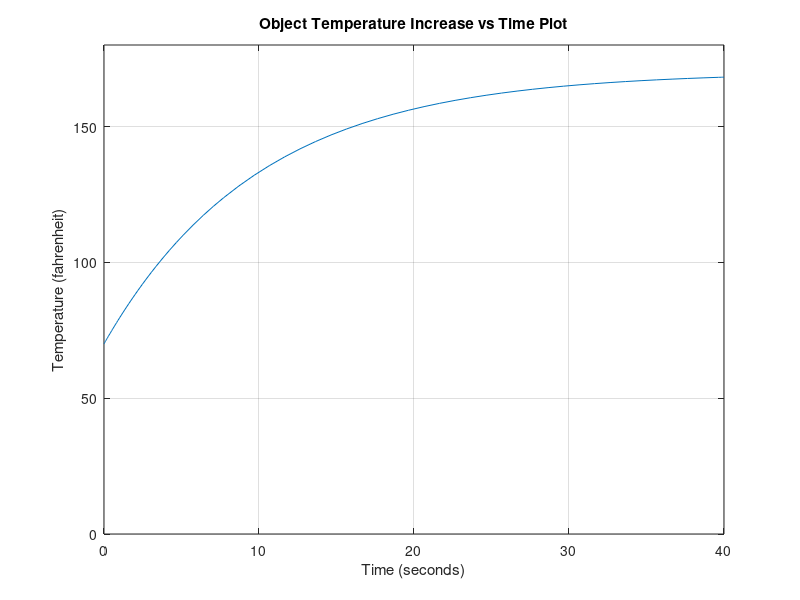

Write MATLAB code to recreate this figure.
%Temperature Application

%defining the values we are given
Ti = 70;
Tb = 170;

%report the temperature after 10, 20, and 40 seconds
%using the ode45 function to get the values needed for the given times

%solving for 10 seconds
[~,T] = ode45(@(t,T) (1/10)*(Tb - T), [0 10], Ti);
n = length(T);
fprintf("The temperature of the object after 10s is %.1f Fahrenheit\n",T(n))

%solving for 20 seconds
[t,T] = ode45(@(t,T) (1/10)*(Tb - T), [0 20], Ti);
n = length(T);
fprintf("The temperature of the object after 10s is %.1f Fahrenheit\n",T(n))

%solving for 40 seconds
[t,T] = ode45(@(t,T) (1/10)*(Tb - T), [0 40], Ti);
n = length(T);
fprintf("The temperature of the object after 10s is %.1f Fahrenheit\n",T(n))

%HOW LONG DOES IT TAKE FOR THE OBJECT TO REACH 160F???
%using logical array to solve for when obj is near or at 160F
near160Degrees = T>159.5 & T<160.5;
fprintf("The object reaches 160 Fahrenheit at %.1f seconds\n",t(near160Degrees))

%plotting the function for the first 40 seconds
plot(t,T)
ylim([0 180])
grid on
title("Object Temperature Increase vs Time Plot")
xlabel("Time (seconds)")
ylabel("Temperature (fahrenheit)")
